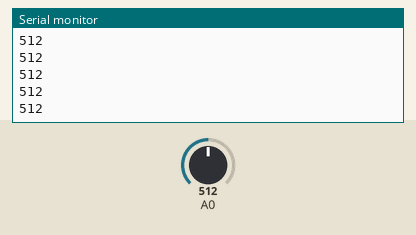
Simulated run of this sketch. Board: Arduino Uno, built with avr-gcc and run on an emulated ATmega328P. Parts: the last lines printed to the serial monitor. The inputs (shaded band) are chosen by the test bench; at power-on: A0 = 512.

Above: at 0.8 s.
0.9 s: A0 set to 716
At 2.0 s:
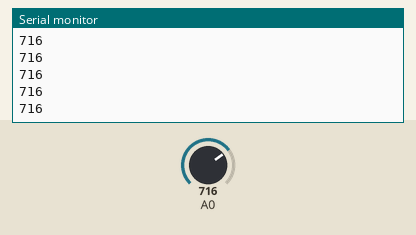
2.4 s: A0 set to 900
At 3.1 s:
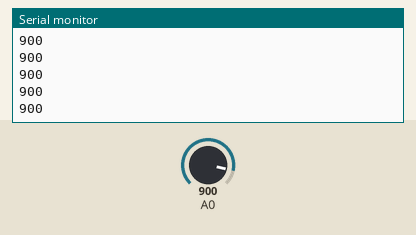
Timing chart, 0 to 5.4 s (numbered marks = the images above; inputs shaded):
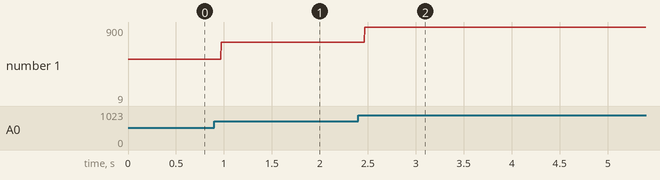

The sketch:

Week_4_ECG_code.ino
```cpp
//------Functions--------//
static inline void initTimer(void) {
  TCNT1 = 65483; //preload timer - is a little above 100Hz to make it a whole number (number of steps/peaks in the wave)
  TCCR1B |= (1 << CS12) | (1 << CS10);  //1024 prescalar (width of the wave)
  TIMSK1 |= (1 << TOIE1); //enable overflow timer
}

static inline void initIOPorts(void) { //initializes the GPIO ports
  DDRC &= (0<<PC0); //use the & operator to make sure that A2 pin stays as an input
}

static inline void initADC(void) { //initialize the ADC
  ADMUX |= (1 << REFS0);    // Reference voltage on the AVCC
  ADCSRA |= (1 << ADPS2) | (1 << ADPS1) | (1 << ADPS0);  //ADC prescalar
  ADCSRA |= (1 << ADEN);    //enables ADC
  ADCSRA |= (1 << ADIE);    //ADC interrupts Enable
}


//------Interrupt Service Routine--------//
ISR (TIMER1_OVF_vect) { //interrupt servie routine for the Timer 1 Overflow//
  ADCSRA |= (1 << ADSC); //starts the next ADC conversion
  TCNT1 = 65483; //sets timer as to 100Hz
}


ISR(ADC_vect) {
  //interrupt servie routine for the ADC//
  //executed when the ADC completes a coversion//
  Serial.println(ADC);  //prints the value of the ADC onto the serial moniter
  //TCNT1 = 65379; //sets timer as to 100Hz
}

int main(void) {

  Serial.begin(9600); //intializes the serial moniter
  initTimer();
  noInterrupts(); // disables interrupts functions- with the interrupts function it is the same as sei()
  initIOPorts();
  initADC();
  interrupts();

  while(1) {

  }
  return 0;
}
```

Measured:
- after the input at 0.9 s, the serial monitor: prints a new line after 0.07 s (image 1)
- after the input at 2.4 s, the serial monitor: prints a new line after 0.07 s (image 2)
- plotted number 1: 512 → 716 after the input at 0.9 s, 716 → 9 after the input at 2.4 s
